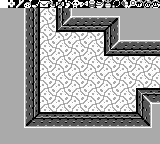

The image is a tile-based game level rendered from a .tmx file. Its description and complete source (layers, tilesets, objects, tile grids) follow:
An orthogonal 20x18 tile map with 8x8 px tiles, 2 tile layers (bg, Tile Layer 1), 6 tilesets.

<map version="1.2" tiledversion="1.2.2" orientation="orthogonal" renderorder="right-down" width="20" height="18" tilewidth="8" tileheight="8" infinite="0" nextlayerid="3" nextobjectid="1">
 <tileset firstgid="1" source="items-2.tsx" />
 <tileset firstgid="65" source="floor-i.tsx" />
 <tileset firstgid="81" source="dungeon-items.tsx" />
 <tileset firstgid="97" source="overworld-landscape.tsx" />
 <tileset firstgid="193" source="walls-a.tsx" />
 <tileset firstgid="225" source="font.tsx" />
 <layer id="1" name="bg" width="20" height="18">
  <data encoding="csv">
173,50,51,52,53,54,55,56,57,58,49,96,94,95,42,173,173,173,173,173,
65,66,65,66,65,66,65,66,65,66,65,66,65,66,65,66,65,66,65,66,
67,68,67,68,67,68,67,68,67,68,67,68,67,68,67,68,67,68,67,68,
65,66,65,66,65,66,65,66,65,66,65,66,65,66,65,66,65,66,65,66,
67,68,67,68,67,68,67,68,67,68,67,68,67,68,67,68,67,68,67,68,
65,66,65,66,65,66,65,66,65,66,65,66,65,66,65,66,65,66,65,66,
67,68,67,68,67,68,67,68,67,68,67,68,67,68,67,68,67,68,67,68,
65,66,65,66,65,66,65,66,65,66,65,66,65,66,65,66,65,66,65,66,
67,68,67,68,67,68,67,68,67,68,67,68,67,68,67,68,67,68,67,68,
65,66,65,66,65,66,65,66,65,66,65,66,65,66,65,66,65,66,65,66,
67,68,67,68,67,68,67,68,67,68,67,68,67,68,67,68,67,68,67,68,
65,66,65,66,65,66,65,66,65,66,65,66,65,66,65,66,65,66,65,66,
67,68,67,68,67,68,67,68,67,68,67,68,67,68,67,68,67,68,67,68,
65,66,65,66,65,66,65,66,65,66,65,66,65,66,65,66,65,66,65,66,
67,68,67,68,67,68,67,68,67,68,67,68,67,68,67,68,67,68,67,68,
65,66,65,66,65,66,65,66,65,66,65,66,65,66,65,66,65,66,65,66,
67,68,67,68,67,68,67,68,67,68,67,68,67,68,67,68,67,68,67,68,
65,66,65,66,65,66,65,66,65,66,65,66,65,66,65,66,65,66,65,66
</data>
 </layer>
 <layer id="2" name="Tile Layer 1" width="20" height="18">
  <data encoding="csv">
192,359,372,373,375,360,361,362,363,365,369,370,371,374,377,378,379,366,367,368,
189,189,189,203,1610612953,0,0,2684354777,3221225675,189,189,189,189,189,189,189,189,189,189,189,
189,189,189,203,1610612953,0,0,2684354777,536871111,2684354763,2684354763,2684354763,2684354763,2684354763,3221225667,189,189,189,189,189,
189,189,189,203,1610612953,0,0,1610612952,217,217,217,217,217,3221225683,3221225675,189,189,189,189,189,
189,189,189,203,1610612953,0,0,0,0,0,0,0,0,2684354777,3221225675,189,189,189,189,189,
189,189,189,203,1610612953,0,0,0,0,0,0,0,0,2684354777,536871111,2684354763,2684354763,2684354763,2684354763,2684354763,
189,189,189,203,1610612953,0,0,0,0,0,0,0,0,214,217,217,217,217,217,217,
189,189,189,203,1610612953,0,0,0,0,0,0,0,0,0,0,0,0,0,0,0,
189,189,189,203,1610612953,0,0,0,0,0,0,0,0,0,0,0,0,0,0,0,
189,189,189,203,1610612953,0,0,0,0,0,0,0,0,0,0,0,0,0,0,0,
189,189,189,203,1610612953,0,0,0,0,0,0,0,0,0,0,0,0,0,0,0,
189,189,189,203,1610612953,0,0,0,0,0,0,0,0,0,0,0,0,216,3221225689,3221225689,
189,189,189,203,1610612953,0,0,0,0,0,0,0,0,0,0,0,0,2684354777,2147483847,1610612939,
189,189,189,203,1610612953,0,0,0,0,0,0,0,0,0,0,0,0,2684354777,3221225675,189,
189,189,189,203,211,3221225689,3221225689,3221225689,3221225689,3221225689,3221225689,3221225689,3221225689,3221225689,3221225689,3221225689,3221225689,1610612947,3221225675,189,
189,189,189,195,1610612939,1610612939,1610612939,1610612939,1610612939,1610612939,1610612939,1610612939,1610612939,1610612939,1610612939,1610612939,1610612939,1610612939,1610612931,189,
189,189,189,189,189,189,189,189,189,189,189,189,189,189,189,189,189,189,189,189,
189,189,189,189,189,189,189,189,189,189,189,189,189,189,189,189,189,189,189,189
</data>
 </layer>
</map>
